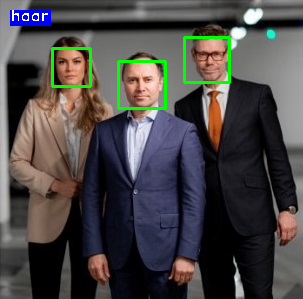
#> input picture haar/1.png, 303 x 299 px, given as the content of the folder col, which was not available
$ python image_face_detection_haar.py
#> lines starting #> are read from the running program, lines starting #| are printed output that depends on the picture; pictures that were not available may be replaced by others from this repository, and a replacement may not be noted
#importing the required libraries
import cv2
import os
import time

list_dir = os.listdir('col')

images_list = [cv2.imread(f'col/{item}') for item in list_dir]
#> images_list = 1 item

tic = time.time()

#load the pretrained haar classifier model
face_detection_classifier = cv2.CascadeClassifier('models/haarcascade_frontalface_default.xml')

for ind, img in enumerate(images_list):

    img_gry =  cv2.cvtColor(img,cv2.COLOR_BGR2GRAY)

    #detect all face locations using the haar classifier
    all_face_locations = face_detection_classifier.detectMultiScale(img)

    #print the number of faces detected
    print('There are {} no of faces in this image'.format(len(all_face_locations)))

    #looping through the face locations
    for index,current_face_location in enumerate(all_face_locations):
        #splitting the tuple to get the four position values of current face
        x,y,width,height = current_face_location
        #start co-ordinates
        left_x, left_y = x,y
        #end co-ordinates
        right_x, right_y = x+width, y+height
        #printing the location of current face
        print('Found face {} at left_x:{},left_y:{},right_x:{},right_y:{}'.format(index+1,left_x,left_y,right_x,right_y))

        #draw bounding box around the faces
        cv2.rectangle(img,(left_x,left_y),(right_x,right_y),(0,255,0),2)


    #show the image
    cv2.rectangle(img,(10,10), (50, 25) , (255, 0, 0), cv2.FILLED)

    cv2.putText(img, 'haar', (10, 20), cv2.FONT_HERSHEY_DUPLEX, 0.5, (255,255,255),1)
    cv2.imshow(f"faces in {ind} image", img)
    # cv2.imwrite(f'haar\{ind+1}.png', img)
    #keep the window waiting until we press a key
    cv2.waitKey(0)
    #close all windows
    cv2.destroyAllWindows()
#> this loop made 1 pass
#> (ind, all_face_locations) on pass 1: (0, [[54, 49, 34, 34], [118, 62, 46, 46], [189, 40, 40, 40]])
#| There are 3 no of faces in this image
#| Found face 1 at left_x:54,left_y:49,right_x:88,right_y:83
#| Found face 2 at left_x:118,left_y:62,right_x:164,right_y:108
#| Found face 3 at left_x:189,left_y:40,right_x:229,right_y:80
#> pass 1, `img_gry =  cv2.cvtColor(img,cv2.COLOR_BGR2GRAY)`:
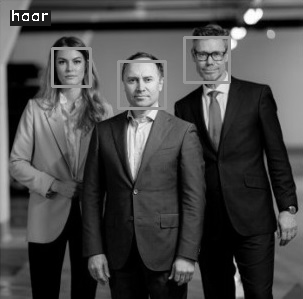
#> img_gry: shape (299, 303); min 0, max 255, mean 71.8
#> pass 1, `cv2.imshow(f"faces in {ind} image", img)`:
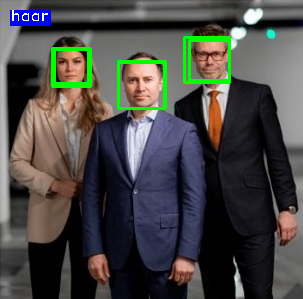
#> window 'faces in 0 image': shape (299, 303, 3); mean B, G, R 69.6, 72.3, 72.6


tac = time.time()


print(tac - tic)

$ run again, on haar/2.png
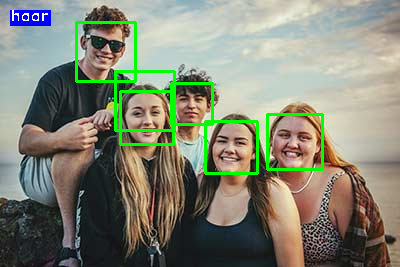
#> input picture haar/2.png, 400 x 267 px, given as the content of the folder col, which was not available
#> images_list = 1 item
#> the loop `for ind, img in enumerate(images_list): ` made 1 pass
#> ind on pass 1: 0
#> (printed output is left out)
#> pass 1, `img_gry =  cv2.cvtColor(img,cv2.COLOR_BGR2GRAY)`:
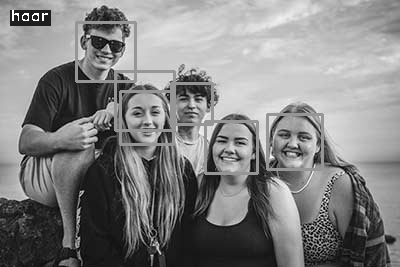
#> img_gry: shape (267, 400); min 0, max 255, mean 130.2
#> pass 1, `cv2.imshow(f"faces in {ind} image", img)`:
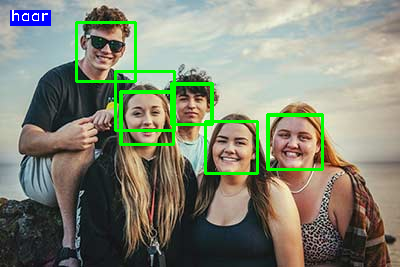
#> window 'faces in 0 image': shape (267, 400, 3); mean B, G, R 115.9, 133.4, 129.7

$ run again, on haar/3.png
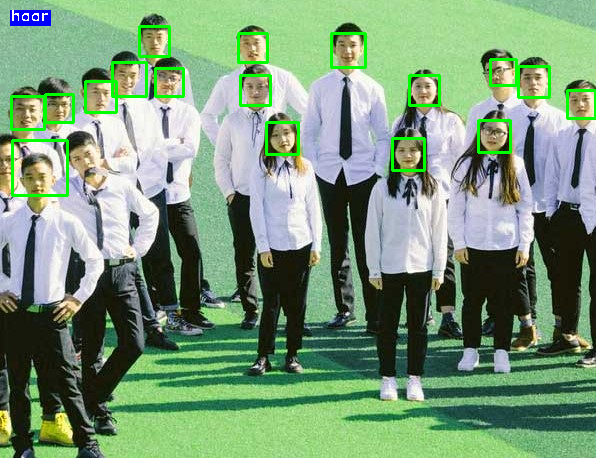
#> input picture haar/3.png, 596 x 458 px, given as the content of the folder col, which was not available
#> images_list = 1 item
#> the loop `for ind, img in enumerate(images_list): ` made 1 pass
#> ind on pass 1: 0
#> (printed output is left out)
#> pass 1, `img_gry =  cv2.cvtColor(img,cv2.COLOR_BGR2GRAY)`:
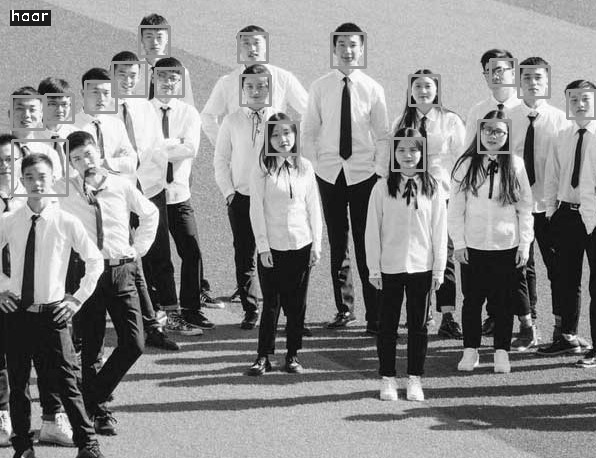
#> img_gry: shape (458, 596); min 1, max 255, mean 139.7
#> pass 1, `cv2.imshow(f"faces in {ind} image", img)`:
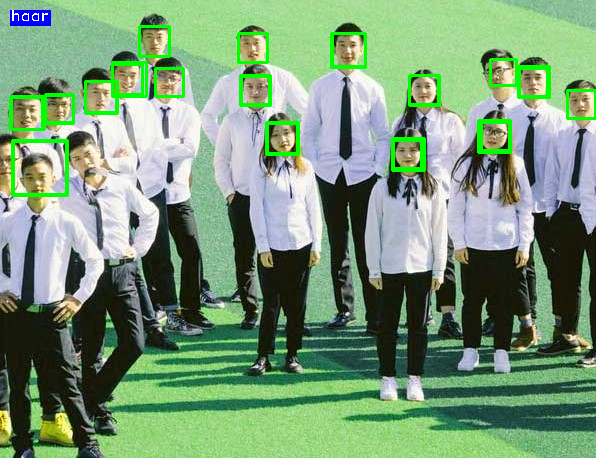
#> window 'faces in 0 image': shape (458, 596, 3); mean B, G, R 120, 153.1, 121.2
